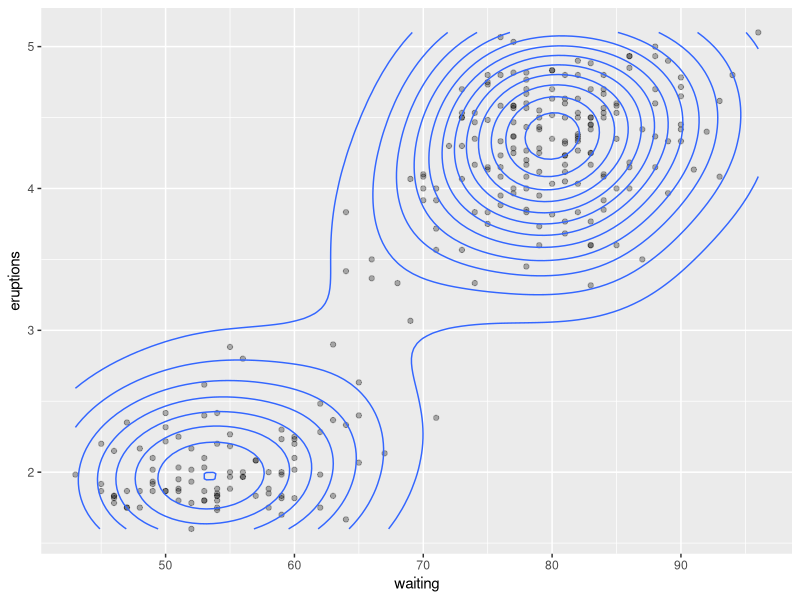
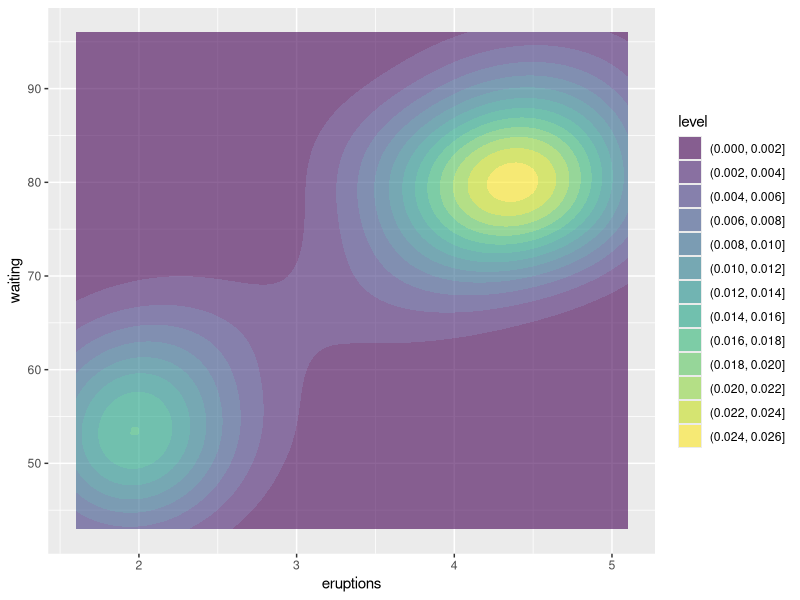

The R source for these figures, in order:
## ---- chunk 1
#| echo: false
library(fontawesome)
## ---- chunk 2
if (!require('ggplot2')) {
  install.packages('ggplot2')
}
## ---- chunk 3
ggplot(faithful, aes(x = waiting, y = eruptions)) +
  # Add Data Points for Context
  geom_point(alpha = 0.3) +
  geom_density_2d()
## ---- chunk 4
ggplot(faithful, aes(x = eruptions, y = waiting)) + 
  geom_density_2d_filled(alpha = 0.6) 
